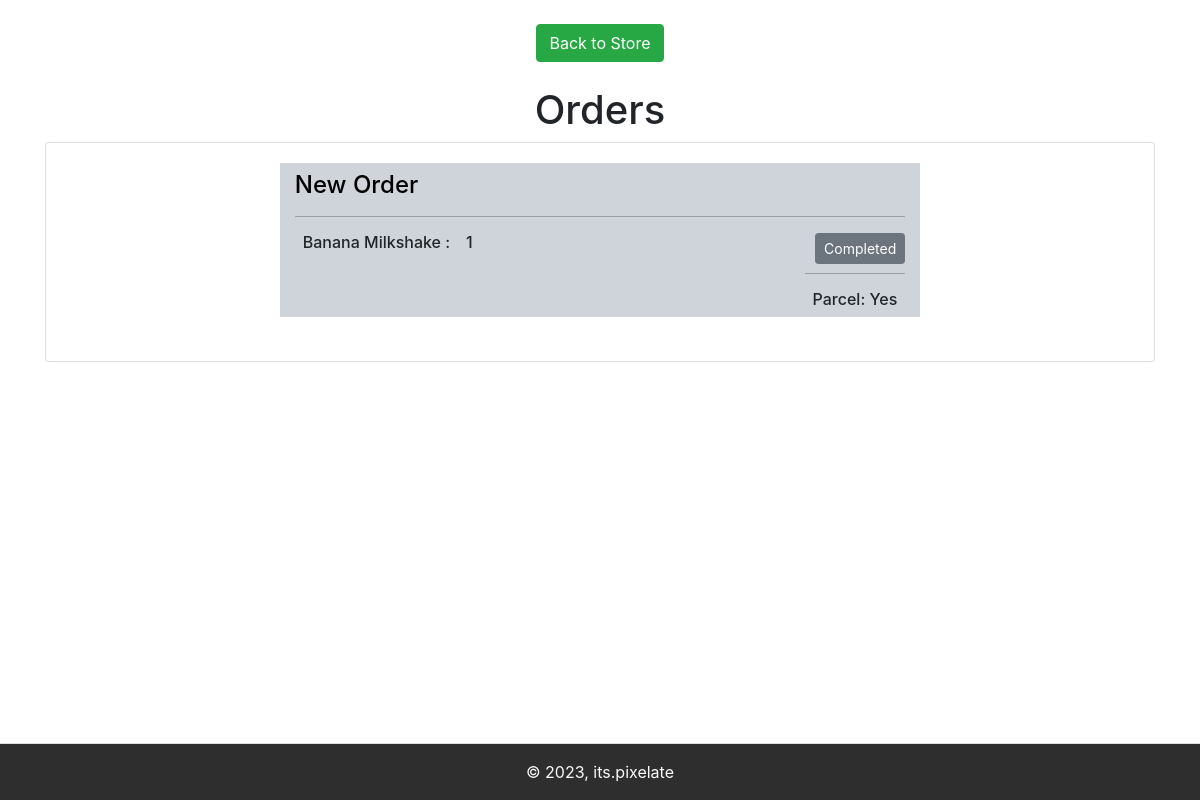
Before: /store/orders/ (signed in) with the older database file.
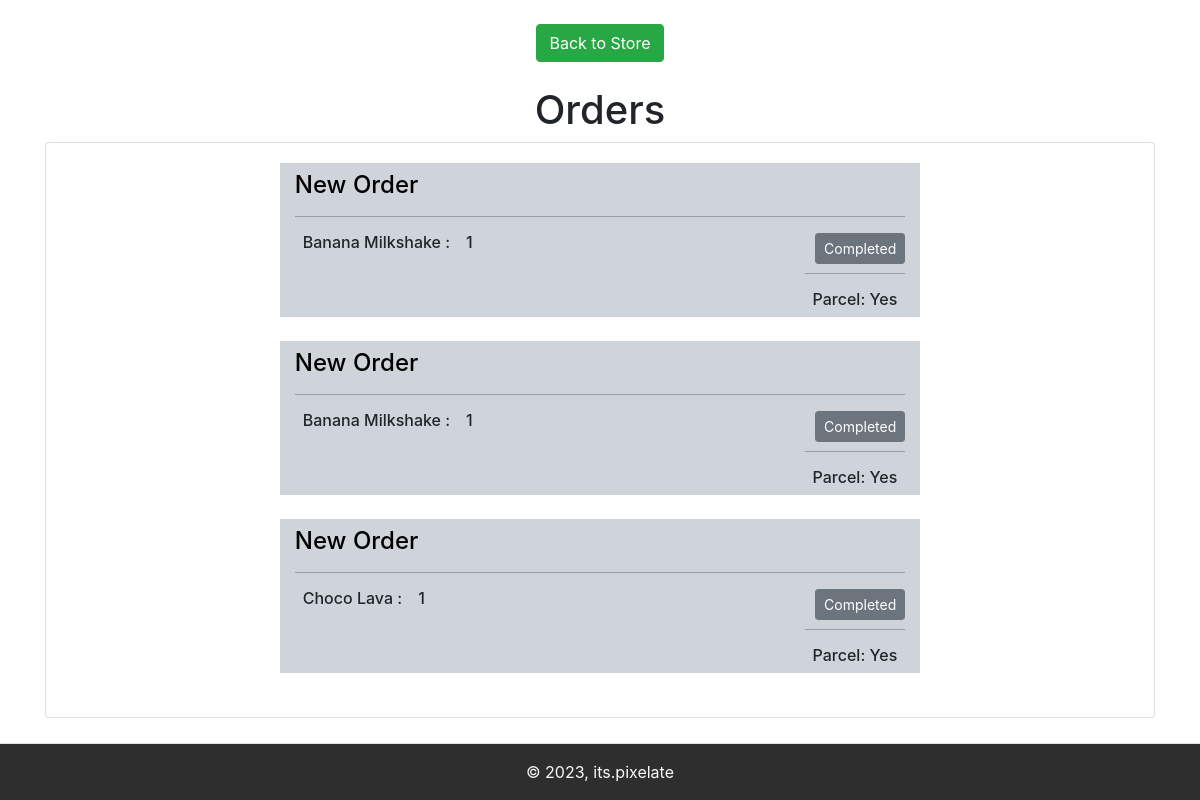
After: the same page with the newer database file.
### app/models.py (models this page shows)
class Orders(models.Model):
    storeid = models.CharField(max_length=100, null=True)
    orderid = models.CharField(max_length=100, null=True)
    productid = models.CharField(max_length=100, null=True)
    product_name = models.CharField(max_length=100,null=True)
    quantity = models.PositiveIntegerField(default=1)
    order_date = models.DateTimeField(auto_now_add = True)
    payment = models.ForeignKey(Payment, on_delete=models.CASCADE, default="")
    parcel = models.CharField(max_length=100, default = "No")

### app/views.py (the view)
# urls.py: path('store/orders/', views.ordersView.as_view(),name="orders"),
class ordersView(View):
    def get(self, request):
        if 'storeid' not in request.session:
            return redirect('/login/')
        storeID = request.session.get('storeid')
        orders = Orders.objects.filter(storeid=storeID).order_by('orderid')
        grouped_orders = {}
        for order in orders:
            grouping_value = order.orderid
            if grouping_value not in grouped_orders:
                grouped_orders[grouping_value] = []
            grouped_orders[grouping_value].append(order)
        return render(request, 'app/orders.html', {'grouped_orders': grouped_orders})

### app/templates/app/orders.html (shortened to what this page needs)
{% extends "app/orderbase.html" %}
{% load static %}
{% block main-content %}
{% block content %}
<div class="container justify-content-center">
<h1 class="text-center">Orders</h1>
    <div class="card">
        <div class="card-body">
            {% for grouping_value, orders in grouped_orders.items %}
            <div class="row justify-content-center">
                <div class="order-container bg-dark-subtle mx-5 col-sm-7">
                    <h4 class="text-body-emphasis my-2">New Order</h4>
                    <hr class="bg-black">
                    <div class="d-flex">
                        <div>
                            {% for order in orders %}
                            <div class="d-flex">
                                <h6 class="mx-2">{{ order.product_name }} :</h6>
                                <h6 class="mx-2"> {{ order.quantity }}</h6>
                            </div>
                            {% endfor %}
                        </div>
                        <div class="ms-auto">
                            <a class="btn btn-sm btn-secondary order-completed" oid="{{grouping_value}}"> Completed </a><br>
                            <hr class="bg-black">
                            {% for order in orders %}
                                {% if order.parcel == 'Yes' and forloop.first %}
                                    <h6 class="mx-2">Parcel: Yes</h6>
                                {% elif order.parcel == 'No' and forloop.first %}
                                    <h6 class="mx-2">Parcel: No</h6>
                                {% endif %}
                            {% endfor %}
                        </div>
                        <br><br>
                    </div>
                </div>
            </div>
            <br>
            {% endfor %}
        </div>
    </div>
</div>
{% endblock %}
{% endblock main-content %}

Changed rows visible on the page:
added Orders: product_name "Banana Milkshake", quantity "1", parcel "Parcel: Yes"
added Orders: product_name "Choco Lava", quantity "1", parcel "Parcel: Yes"
